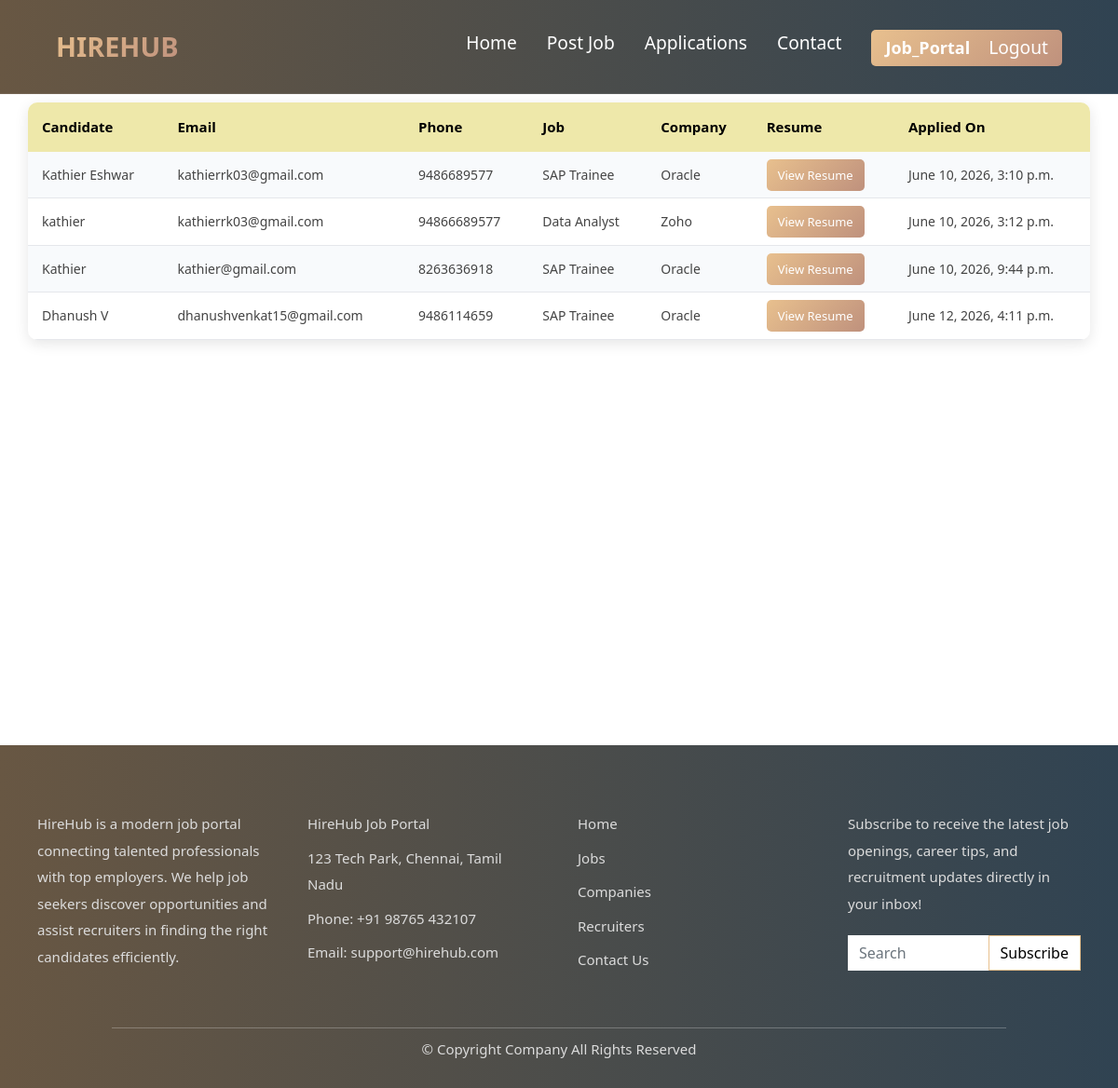
The page /applications/ (signed in) on the database its author committed.
### job_portal/models.py (models this page shows, shortened)
class Application(models.Model):
    job = models.ForeignKey(Job, on_delete=models.CASCADE)
    name = models.CharField(max_length=100)
    email = models.EmailField()
    phone = models.CharField(max_length=20)
    resume = models.FileField(upload_to='resumes/')
    applied_at = models.DateTimeField(auto_now_add=True)

class Job(models.Model):
    job_title = models.CharField(max_length=200)
    job_description = models.TextField(blank=True, null=True)
    salary = models.CharField(max_length=200)
    location = models.CharField(max_length=200)
    company = models.ForeignKey(
        Company,
        on_delete=models.CASCADE,
        related_name='jobs'
    )

class Company(models.Model):
    company_name = models.CharField(max_length=200)
    company_logo = models.ImageField(upload_to='company_logos/')
    company_location = models.CharField(max_length=200)
    company_description = models.TextField()

### job_portal/views.py (the view)
def applications(request):
    applications = Application.objects.select_related(
        'job',
        'job__company'
    )
    return render(
        request,
        'applications.html',
        {
            'applications': applications
        }
    )

### templates/applications.html (shortened to what this page needs)
{% extends 'dummy2.html' %}
{% load static %}
{% block extra_css %}
<link rel="stylesheet" href="{% static 'style/applications.css' %}">
{% endblock %}
{% block content %}
<div class="application-container">
<table>
    <tr>
        <th>Candidate</th>
        <th>Email</th>
        <th>Phone</th>
        <th>Job</th>
        <th>Company</th>
        <th>Resume</th>
        <th>Applied On</th>
    </tr>
    {% for app in applications %}
    <tr>
        <td>{{ app.name }}</td>
        <td>{{ app.email }}</td>
        <td>{{ app.phone }}</td>
        <td>{{ app.job.job_title }}</td>
        <td>{{ app.job.company.company_name }}</td>
        <td>
            <a href="{{ app.resume.url }}" target="_blank">
                View Resume
            </a>
        </td>
        <td>{{ app.applied_at }}</td>
    </tr>
    {% endfor %}
</table>
</div>
{% endblock %}

### templates/dummy2.html (shortened to what this page needs)
{% load static %}
<!DOCTYPE html>
<html>
<head>
<link rel="stylesheet"
href=" https://cdn.jsdelivr.net/npm/bootstrap@5.1.3/dist/css/bootstrap.min.css ">
<link rel="stylesheet"
href="https://use.fontawesome.com/releases/v5.2.0/css/all.css">
<link rel="stylesheet"
href="{% static 'style/style.css' %}">
{% block extra_css %}
{% endblock %}
</head>
<body>
    <nav>
        <div class="logo"><a href="{% url 'auth' %}"> HIREHUB</a></div>
        <ul class="nav-links">
            <li><a href="{% url 'home2' %}">Home</a></li>
            <li><a href="{% url 'add_job' %}">Post Job</a></li>
            <li><a href="{% url 'applications' %}">Applications</a></li>
            <li><a href="{% url 'contact2' %}">Contact</a></li>
            <span class="user">
                {% if user.is_authenticated %}
                <li>{{ user.username }}</li>
                <li><a href="{% url 'logout' %}">Logout</a></li>
                    {% else %}
                        <li><a href="{% url 'auth' %}">Login</a></li>
                    {% endif %}
            </span>
        </ul>
    </nav>
 <main>
{% block content %}
{% endblock %}
 </main>
<footer>
    <div class="bottom">
    <div class="three">
            <p>HireHub is a modern job portal connecting talented professionals with top employers. We help job seekers discover opportunities and assist recruiters in finding the right candidates efficiently.</p>
        </div>
   <div class="one">
        <p>HireHub Job Portal</p>
        <p>123 Tech Park, Chennai, Tamil Nadu</p>
        <p>Phone: +91 98765 432107</p>
        <p>Email: support@hirehub.com</p>
      </div>
      <div class="two">
        <p><a href="#">Home</a></p>
        <p><a href="#">Jobs</a></p>
        <p><a href="#">Companies</a></p>
        <p><a href="#">Recruiters</a></p>
        <p><a href="#"> Contact Us</a></p>
      </div>
        <div class="four">
            <p>Subscribe to receive the latest job openings, career tips, and recruitment updates directly in your inbox!</p>
            <form class="d-flex">
            <input class="form-control" type="search" placeholder="Search" aria-label="Search">
            <button class="btn btn-outline-success" type="submit">Subscribe</button>
            </form>
        </div>
  </div>
  <div class="bottom2">
    <hr style="width: 80%; margin: auto;">
    <p>© Copyright Company All Rights Reserved</p>
  </div>
</footer>
</body>
</html>

### static/style/style.css (style rules this page uses)
:root { --primary: #e8c08e; --secondary: #bf917d; --accent: #4ea58e; --dark: #1f1f1f; --darker: #311c18; --light: #ffffff; --gray: #7a7a7a; }
.user { background: linear-gradient(135deg, var(--primary), var(--secondary)); color: white; display: flex; align-items: center; gap: 20px; padding: 5px 15px; margin-bottom: 5px; border-radius: 5px; }
main { padding-top: 90px; min-height: 100vh; }
nav { position: fixed; top: 0; width: 100%; padding: 1.5rem 5%; display: flex; justify-content: space-between; align-items: center; z-index: 1000; background-image: linear-gradient(to right, #685743 0%, #304352 100%); backdrop-filter: blur(10px); border-bottom: 1px solid rgba(255, 255, 255, 0.1); }
nav ul { margin-bottom: 0; margin-top: 8px; }
.logo { font-size: 1.8rem; font-weight: bold; }
.logo a { text-decoration: none; background: linear-gradient(135deg, var(--primary), var(--secondary)); -webkit-background-clip: text; -webkit-text-fill-color: transparent; background-clip: text; }
.nav-links { display: flex; gap: 2rem; list-style: none; }
.nav-links a { color: var(--light); text-decoration: none; font-size: 1.2rem; transition: all 0.3s; position: relative; }
.nav-links a::after { content: ""; position: absolute; bottom: -5px; left: 0; width: 0; height: 2px; background: var(--primary); transition: width 0.3s; }
.user li:first-child { font-size: 18px; font-weight: 600; }
footer { background-image: linear-gradient(to right, #685743 0%, #304352 100%); backdrop-filter: blur(10px); color: white; padding-top: 70px; padding-bottom: 20px; width: 100%; }
.bottom { display: flex; justify-content: space-evenly; align-items: flex-start; flex-wrap: wrap; gap: 40px; padding: 0 40px; }
.one, .two, .three, .four { width: 250px; }
footer p { color: #dcdcdc; line-height: 1.9; margin-bottom: 8px; font-size: 15px; }
footer a { text-decoration: none; color: #dcdcdc; transition: 0.3s; }
.d-flex { margin-top: 20px; }
.form-control { border-radius: 0; border: none; }
.btn-outline-success { border-radius: 0; color: black; border-color: var(--primary); background-color: var(--light); }
.bottom2 { text-align: center; margin-top: 50px; color: white; }
.bottom2 hr { border-color: #444; margin-bottom: 20px; }
.bottom2 p { margin: 8px 0; }

### static/style/applications.css (style rules this page uses)
table { width: 95%; margin: 20px auto; border-collapse: collapse; background: #fff; box-shadow: 0 4px 15px rgba(0,0,0,0.1); border-radius: 10px; overflow: hidden; }
table th { background: palegoldenrod; color: black; padding: 15px; text-align: left; font-size: 15px; }
table td { padding: 14px 15px; border-bottom: 1px solid #e5e7eb; font-size: 14px; color: #444; }
table tr:nth-child(even) { background: #f8fafc; }
table a { text-decoration: none; background: linear-gradient(135deg, var(--primary), var(--secondary)); color: white; padding: 8px 12px; border-radius: 5px; font-size: 13px; font-weight: 500; }

### rows shown on the page
Application: name "Kathier Eshwar", email "kathierrk03@gmail.com", phone "9486689577", job.job_title "SAP Trainee", job.company.company_name "Oracle", applied_at "June 10, 2026, 3:10 p.m."
Application: name "kathier", email "kathierrk03@gmail.com", phone "94866689577", job.job_title "Data Analyst", job.company.company_name "Zoho", applied_at "June 10, 2026, 3:12 p.m."
Application: name "Kathier", email "kathier@gmail.com", phone "8263636918", job.job_title "SAP Trainee", job.company.company_name "Oracle", applied_at "June 10, 2026, 9:44 p.m."
Application: name "Dhanush V", email "dhanushvenkat15@gmail.com", phone "9486114659", job.job_title "SAP Trainee", job.company.company_name "Oracle", applied_at "June 12, 2026, 4:11 p.m."

### other values the page prints
{{ user.username }} "Job_Portal"
